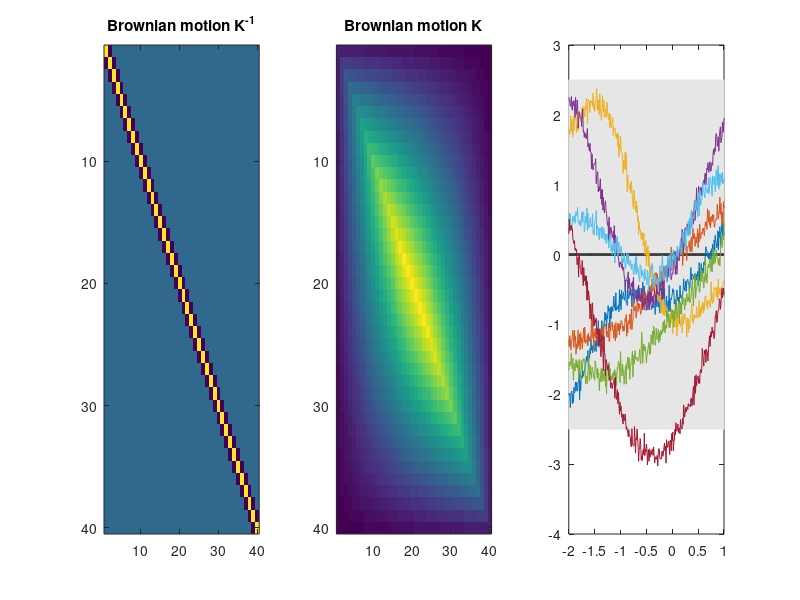
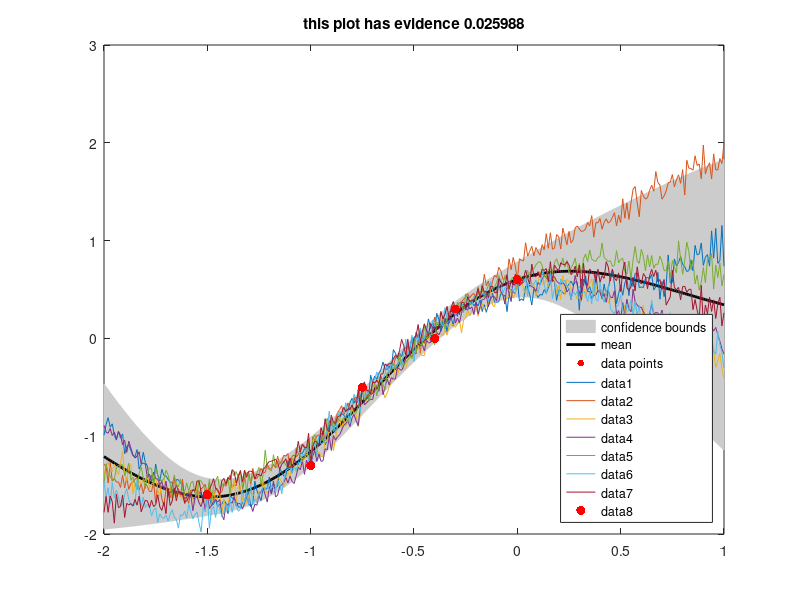

MATLAB code to generate these figures, in order: (Note: this script raises an error after producing the figures.)
%This file contains a walkthrough for explaining Gaussian Processes to
%any scientist, including statisticians and non statisticians.
%There is a .pdf file that completes this tutorial.

%%  Demo #1 Univariate Normal %%
% in order to generate a univariate random number, use any real numbers \mu
% and \sigma to define the distribution.
mu = 6.2; %the mean
sigma_squared = 2; %sigma^2 is the variance

%randn returns a random number from the standard normal distribution, which
%is a univariate normal with \mu = 0, \sigma = 1
standard_normal_random_number = randn;

%this is converted to an arbitrary univariate gaussian normal by:
normal_random_number = sqrt(sigma_squared) * standard_normal_random_number + mu;

%now, we can plot what's going on:
for i=1:100000
    standard_normal_random_number(i) = randn;
    normal_random_number(i) = sqrt(sigma_squared) * standard_normal_random_number(i) + mu;
end

hist([standard_normal_random_number' normal_random_number'],50)
legend('standard', 'custom')

%% Demo #2 Multivariate Normal %%
%The same trick works for the multivariate normal. \Mu has to be a vector,
%and \Sigma a symetric semidefinite matrix
Mu = [3 ;0]; %the mean

%a matrix is symetric iff M(a,b) = M(b,a), a positive semidefinite iff
% x*M*x'>=0 for any vector x. These properties are satisfied by all matrices
% which are taken from the matlab function gallery('randcorr',n)
Sigma =  [ 1.0000   -0.9195;  -0.9195    1.0000];

% to find A such that A'*A = Sigma, we find the eigendecompositon of Sigma:
% V'*D*V = Sigma
[V,D]=eig(Sigma);
A=V*(D.^(1/2));

%The standard multivariate normal is just a series of independently drawn
%univariate normal random numbers
standard_random_vector = randn(2,1);

%this is converted to an arbitrary multivariate normal by:
normal_random_vector = A * standard_random_vector + Mu;

%now, we can plot what's going on:
for i=1:1000
    standard_random_vector(:,i) = randn(2,1);
    normal_random_vector(:,i) = A * standard_random_vector(:,i) + Mu;
end
plot(standard_random_vector(1,:),standard_random_vector(2,:),'.')
hold on
plot(normal_random_vector(1,:),normal_random_vector(2,:),'r.')
legend('standard', 'custom')

%% A Kernel Matrix demonstration Brownian motion
n=40;
%The brownian motion kernel is defined through its very simple inverse
inverse=2*eye(n);
inverse=inverse-(triu(ones(n),1)-triu(ones(n),2))';
inverse=inverse-(triu(ones(n),1)-triu(ones(n),2));

subplot(1,3,1);imagesc(inverse);title('Brownian motion K^{-1}')
subplot(1,3,2);imagesc(inv(inverse));title('Brownian motion K')

%draw some samples
r=randn(n,10);
subplot(1,3,3);plot(inverse\r);title('10 samples')

%% Demo #3 Gaussian Process %%
% one way of looking at a Gaussian Process is as a Multivariate Normal with
% an infinite number of dimensions. However, in order to model
% relationships between points, we construct the covariance matrix with a
% function that defines the value of the matrix for any pair of real numbers:
sigma_f = 1.1251; %parameter of the squared exponential kernel
l =  0.90441; %parameter of the squared exponential kernel
kernel_function = @(x,x2) sigma_f^2*exp((x-x2)^2/(-2*l^2));

%This is one of many popular kernel functions, the squared exponential
%kernel. It favors smooth functions. (Here, it is defined here as an anonymous
%function handle)

% we can also define an error function, which models the observation noise
sigma_n = 0.1; %known noise on observed data
error_function = @(x,x2) sigma_n^2*(x==x2); 
%this is just iid gaussian noise with mean 0 and variance sigma_n^2s

%kernel functions can be added together. Here, we add the error kernel to
%the squared exponential kernel)
k = @(x,x2) kernel_function(x,x2)+error_function(x,x2);

%We can find the mean and the variance of the GP at each point
prediction_x=-2:0.01:1;
for i=1:length(prediction_x)
    mean(i) = 0;
    variance(i) = k(prediction_x(i),prediction_x(i));
end
plot_variance = @(x,lower,upper,color) set(fill([x,x(end:-1:1)],[upper,fliplr(lower)],color),'EdgeColor',color);
plot_variance(prediction_x,mean-1.96*variance,mean+1.96*variance,[0.9 0.9 0.9])
hold on
set(plot(prediction_x,mean,'k'),'LineWidth',2)

%% Demo #4 Gaussian Process Sampling %%
% now, we would like to sample from a Gaussian Process defined by this
% kernel. First, for the subset of points we are interested to plot, we
% construct the kernel matrix (using our kernel function)
K=zeros(length(prediction_x),length(prediction_x));
for i=1:length(prediction_x)
    for j=i:length(prediction_x)%We only calculate the top half of the matrix. This is an unnecessary speedup trick
        K(i,j)=k(prediction_x(i),prediction_x(j));
    end
end
K=K+triu(K,1)'; % We can use the upper half of the matrix and copy it to the
%bottom, because it is symetrical

[V,D]=eig(K);
A=V*(D.^(1/2));

%Then, we use the kernel as the covariance matrix of a multivariate normal
clear gaussian_process_sample;
for i=1:7
    standard_random_vector = randn(length(prediction_x),1);
    gaussian_process_sample(:,i) = A * standard_random_vector;
end

plot(prediction_x,real(gaussian_process_sample))

%% Demo #5 Gaussian Process Regression %%
%initialize observations
X_o = [-1.5 -1 -0.75 -0.4 -0.3 0]';
Y_o = [-1.6 -1.3 -0.5 0 0.3 0.6]';

K = zeros(length(X_o));
for i=1:length(X_o)
    for j=1:length(X_o)
        K(i,j)=k(X_o(i),X_o(j));
    end
end

%note that we use kernel_function, not kernel_function+error_function, when incorporating points other than noisy measurements
K_ss=zeros(length(prediction_x),length(prediction_x));
for i=1:length(prediction_x)
    for j=i:length(prediction_x)%We only calculate the top half of the matrix. This an unnecessary speedup trick
        K_ss(i,j)=kernel_function(prediction_x(i),prediction_x(j));
    end
end
K_ss=K_ss+triu(K_ss,1)'; % We can use the upper half of the matrix and copy it to the

K_s=zeros(length(prediction_x),length(X_o));
for i=1:length(prediction_x)
    for j=1:length(X_o)
        K_s(i,j)=kernel_function(prediction_x(i),X_o(j)); 
    end
end

Mu = (K_s/K)*Y_o;
Sigma = 1.96*sqrt(diag(K_ss-K_s/K*K_s'));

figure
plot_variance = @(x,lower,upper,color) set(fill([x,x(end:-1:1)],[upper,fliplr(lower)],color),'EdgeColor',color);
plot_variance(prediction_x,(Mu-Sigma)',(Mu+Sigma)',[0.8 0.8 0.8])
hold on
set(plot(prediction_x,Mu,'k-'),'LineWidth',2)
set(plot(X_o,Y_o,'r.'),'MarkerSize',15)

% this gives a poor model, because we aren't using good parameters to model
% the function. In order to get better parameters, we can maximize evidence
evidence = exp((Y_o'/K*Y_o+log(det(K))+length(Y_o)*log(2*pi))/-2);
title (['this plot has evidence ' num2str(evidence)])

legend('confidence bounds','mean','data points','location','SouthEast')

%% Demo #5.2 Sample from the Gaussian Process posterior
clearvars -except k prediction_x K X_o Y_o

%We can also sample from this posterior, the same way as we sampled before:
K_ss=zeros(length(prediction_x),length(prediction_x));
for i=1:length(prediction_x)
    for j=i:length(prediction_x)%We only calculate the top half of the matrix. This an unnecessary speedup trick
        K_ss(i,j)=k(prediction_x(i),prediction_x(j));
    end
end
K_ss=K_ss+triu(K_ss,1)'; % We can use the upper half of the matrix and copy it to the

K_s=zeros(length(prediction_x),length(X_o));
for i=1:length(prediction_x)
    for j=1:length(X_o)
        K_s(i,j)=k(prediction_x(i),X_o(j));
    end
end

[V,D]=eig(K_ss-K_s/K*K_s');
A=real(V*(D.^(1/2)));

for i=1:7
    standard_random_vector = randn(length(A),1);
    gaussian_process_sample(:,i) = A * standard_random_vector+K_s/K*Y_o;
end
hold on
plot(prediction_x,real(gaussian_process_sample))

set(plot(X_o,Y_o,'r.'),'MarkerSize',20)

%% Demo 6 finding parameters of a Gaussian Process with grid search %%
sigma_n = 0.2;% we know the amount of noise from the data
sigma_range = 0.01:0.04:4;
l_range = 0.01:0.04:2;

evidence=zeros(length(sigma_range),length(l_range));
for i=1:length(sigma_range)
    for j=1:length(l_range)
        evidence(i,j)=evidence_2_param_GP([sigma_range(i) l_range(j)],sigma_n);
    end
end
imagesc(sigma_range,l_range,real(evidence)');colorbar
title('inverse log evidence of the squared exponential kernel')
xlabel('sigma parameter')
ylabel('l parameter')
hold on
%get the max l and sigma
[v location]=min(evidence(:));
l_location=floor(location/length(sigma_range))+1;
sigma_location=mod(location,l_location*length(sigma_range)-length(sigma_range));
l = l_range(l_location);
sigma = sigma_range(sigma_location);

set(plot(sigma,l,'rx'),'MarkerSize',25)

% finding parameters of a Gaussian Process with fminsearch %%
starting_place = randn(2,10);
sigma_n = 0.2;
for i=1:size(starting_place,2)
    x_guess(:,i)=fminsearch(@evidence_2_param_GP,starting_place(:,i),[],sigma_n);
    error(i)=evidence_2_param_GP(x_guess(:,i),sigma_n);
end
[v location]=min(error);

disp(['The optimal evidence is ' num2str(exp(-evidence_2_param_GP(x_guess(:,location),sigma_n))) ','])
disp(['(for parameters \sigma=' num2str(x_guess(1,location)) ' and l=' num2str(x_guess(2,location)) ')'])
x_guess=abs(x_guess);
set(plot(x_guess(1,location),x_guess(2,location),'r.'),'MarkerSize',25)

legend('grid search minimum', 'matlab''s fminsearch minimum')

%% Demo 7 Gaussian Process with input in 2-D
clear
close all
sigma_f=0.5;
l=1;
kernel_function = @(x,x2) sigma_f^2*exp(((x-x2)'*(x-x2))/(-2*l^2));

grid_size=15;
[x1 x2]=meshgrid(1:grid_size,1:grid_size);
prediction_x=[x1(:)';x2(:)']./5;

for i=1:grid_size^2
    for j=1:grid_size^2
        K(i,j)=kernel_function(prediction_x(:,i),prediction_x(:,j));
    end
end

[V,D]=eig(K);
A=V*(D.^(1/2));

for k=1:10
    % prediction_x is a matrix where each collumn is a test location in x
    standard_random_vector = randn(length(prediction_x),1);
    gaussian_process_sample = A * standard_random_vector;
    %plot3(prediction_x(1,:),prediction_x(2,:),real(gaussian_process_sample(:,i)));
    %grid on
    surf(x1,x2,reshape(real(gaussian_process_sample),grid_size,grid_size));
    xlabel('x_1')
    ylabel('x_2') 
    zlabel('y')
    pause
end

%% Demo 8 (offline) Flying through a Guassian Process sample in 2-D
clear
close all
sigma_f=0.5;
l=1;
kernel_function = @(x,x2) sigma_f^2*exp(dot(x-x2,x-x2)/(-2*l^2));

grid_size=20;
animation_length=100;
tic
[x1 x2]=meshgrid(1:grid_size,1:grid_size+animation_length);
toc
% prediction_x is a matrix where each collumn is a test location in x
prediction_x=[x1(:)';x2(:)']'./5;
% for i=1:length(prediction_x)
%     for j=1:length(prediction_x)
%         K(i,j)=kernel_function(prediction_x(:,i),prediction_x(:,j));
%     end
% end
%new version
tic
n=size(prediction_x,1);
K=prediction_x*prediction_x'/sigma_f^2;
d=diag(K);
K=K-ones(n,1)*d'/2;
K=K-d*ones(1,n)/2;
K=exp(K);
toc

[V,D]=eig(K);
A=V*(D.^(1/2));

standard_random_vector = randn(length(prediction_x),1);
gaussian_process_sample = real(A * standard_random_vector)./3;

sample_rect=reshape(real(gaussian_process_sample),grid_size+animation_length,grid_size);
i=1;
surf(x1(i:i+grid_size-1,:),x2(i:i+grid_size-1,:),sample_rect(i:i+grid_size-1,:));

for i=1:animation_length
    %plot3(prediction_x(1,:),prediction_x(2,:),real(gaussian_process_sample(:,i)));
    %grid on
    surf(x1(i:i+grid_size-1,:),x2(i:i+grid_size-1,:),sample_rect(i:i+grid_size-1,:));
    axis([0 20 i i+grid_size -1 1])
    xlabel('x_1')
    ylabel('x_2') 
    zlabel('y')
    pause(0.1)
end

%% Demo 9 (online) Flying through a Guassian Process sample in 2-D
clear
close all
sigma_f=7;

grid_size=50;
[x1 x2]=meshgrid(1:grid_size);
x1_place=grid_size;
% prediction_x is a matrix where each collumn is a test location in x
prediction_x=[x1(:)';x2(:)']';
% for i=1:length(prediction_x)
%     for j=1:length(prediction_x)
%         K(i,j)=kernel_function(prediction_x(:,i),prediction_x(:,j));
%     end
% end
%new version
K=rbf(prediction_x,sigma_f);
[V,D]=eig(K);
A=V*(D.^(1/2));

standard_random_vector = randn(length(prediction_x),1);
gaussian_process_sample = real(A * standard_random_vector);

sample_rect=reshape(real(gaussian_process_sample),grid_size,grid_size);
surf(x1,x2,sample_rect);
i=1;
axis([1 grid_size i i+grid_size-1 -2 2])   
xlabel('x_1')
ylabel('x_2') 
zlabel('y')

for i=1:2000
    %generate next x coordinates
    x1_place = x1_place + 1;
    [x1_next x2_next]=meshgrid(x1_place,1:grid_size);
    x1_old=x1(:,end-2:end);
    x2_old=x2(:,end-2:end);
    x1=[x1(:,2:end) x1_next];
    x2=[x2(:,2:end) x2_next];
    previous_x=[x1_old(:) x2_old(:)];
    new_x=[x1_next(:) x2_next(:)];

    %generate y for these coordinates, given already sampled y. To reduce
    %complexity, we only look at the y of the previous frame, not all observed y
    tic
    K=rbf(previous_x,sigma_f)+eye(length(previous_x))*10^-5;
    K_ss=rbf(new_x,sigma_f)+eye(length(new_x))*10^-5;
    K_s=rbf(new_x,sigma_f,previous_x);
    
    [V,D]=eig(K_ss-K_s/K*K_s');
    A=real(V*(D.^(1/2)));
    

    standard_random_vector = randn(length(K_ss),1);
    %gaussian_process_sample
    %real(gaussian_process_sample(grid_size+1:end))
    new_sample = A * standard_random_vector+K_s/K*real(gaussian_process_sample(end-length(previous_x)+1:end));
    gaussian_process_sample = [gaussian_process_sample(length(new_sample)+1:end);new_sample];
    toc
    sample_rect=reshape(real(gaussian_process_sample),grid_size,grid_size);

    surf(x1,x2,sample_rect);
    axis([i i+grid_size-1 1 grid_size -2 2])   
    xlabel('x_1')
    ylabel('x_2') 
    zlabel('y')
    
    pause(0.05)
end

%% Demo 10 Sampling the Gaussian Process prior in 3D
%the previously used kernel_function and error_function can be extended to
%support vector input. This is an natural case of the squared exponential
%kernel, with the same parameters and properties. (note that this is the
%rotationally invariant version)
kernel_function_m = @(x,x2) sigma_f^2*exp((x-x2)'*(x-x2)/(-2*l^2));
%here, the error function needs to test whether two vectors are exactly the
%same. This is done by counting the number of matches between x and x2
error_function_m = @(x,x2) sigma_n^2*(sum(x==x2)==length(x));
%k_m is used instead of k
k_m = @(x,x2) kernel_function_m(x,x2)+error_function_m(x,x2); 

%the resolution option here allows to change the granularity of the sampled
%Gaussian Process. Since resolution^2 samples need to be taken, this cannot
%be too high. In even higher dimensions, taking samples from a Gaussian
%Process at every point of a grid becomes prohibitive, so they cannot be
%visualised by their samples.
resolution=5;
%generate the grid where to take samples, and save it the same way as
%prediciton_x in previous Demos.
[a b]=meshgrid(linspace(0,1,resolution));
%Before, prediciton_x had n*1 dimensions, now it will have n*2
prediction_x=[a(:) b(:)]';

%This is done exactly as in Demo 4
K=zeros(size(prediction_x,2),size(prediction_x,2));
for i=1:size(prediction_x,2)
    for j=i:size(prediction_x,2)%We only calculate the top half of the matrix. 
        %(This is an unnecessary speedup trick)
        
        %here, we use the vectors prediction_x(:,i) for each point
        K(i,j)=k_m(prediction_x(:,i),prediction_x(:,j));
    end
end
K=K+triu(K,1)'; % We can use the upper half of the matrix and copy it to the
%bottom, because it is symetrical

[V,D]=eig(K);
A=V*(D.^(1/2));

%take a single sample, and plot the surface. Note that this becomes
%impossible in higher dimensions.
standard_random_vector = randn(size(prediction_x,2),1);
sample=A * standard_random_vector;
surf(reshape(sample,resolution,resolution))

%an important note: a Gaussian Process with 1D input is a continuous line, but for a
%2D input, it is a continuous surface. That's because the Gaussian Process defines a
%value for every possible point everywhere in the x-y space.

%% Demo 11 Sampling the Gaussian Process posterior in many dimensions
dimensions=4;
%this initialises the random number generator to create the same numbers
%each time it is executed, for repeatability.
rng('default');
%generate 7 random observations in 4 dimensions
X_o = rand(dimensions,7);
Y_o = [-2 -1.6 -1.3 -0.5 0 0.3 0.6]';

K = zeros(size(X_o,2));
for i=1:size(X_o,2)
    for j=1:size(X_o,2)
        K(i,j)=k_m(X_o(:,i),X_o(:,j));
    end
end

prediction_x=[0 0 0 0; 1 0 0 0; 1 1 1 1]';

K_ss=zeros(size(prediction_x,2));
for i=1:size(prediction_x,2)
    for j=i:size(prediction_x,2)%We only calculate the top half of the matrix. This an unnecessary speedup trick
        K_ss(i,j)=k_m(prediction_x(:,i),prediction_x(:,j));
    end
end
K_ss=K_ss+triu(K_ss,1)'; % We can use the upper half of the matrix and copy it to the

K_s=zeros(size(prediction_x,2),size(X_o,2));
for i=1:size(prediction_x,2)
    for j=1:size(X_o,2)%We only calculate the top half of the matrix. This an unnecessary speedup trick
        K_s(i,j)=k_m(prediction_x(:,i),X_o(:,j)); 
    end
end

%calculate Mu and Sigma according to the equation on page 13
Mu = (K_s/K)*Y_o;
Sigma = K_ss-K_s/K*K_s';